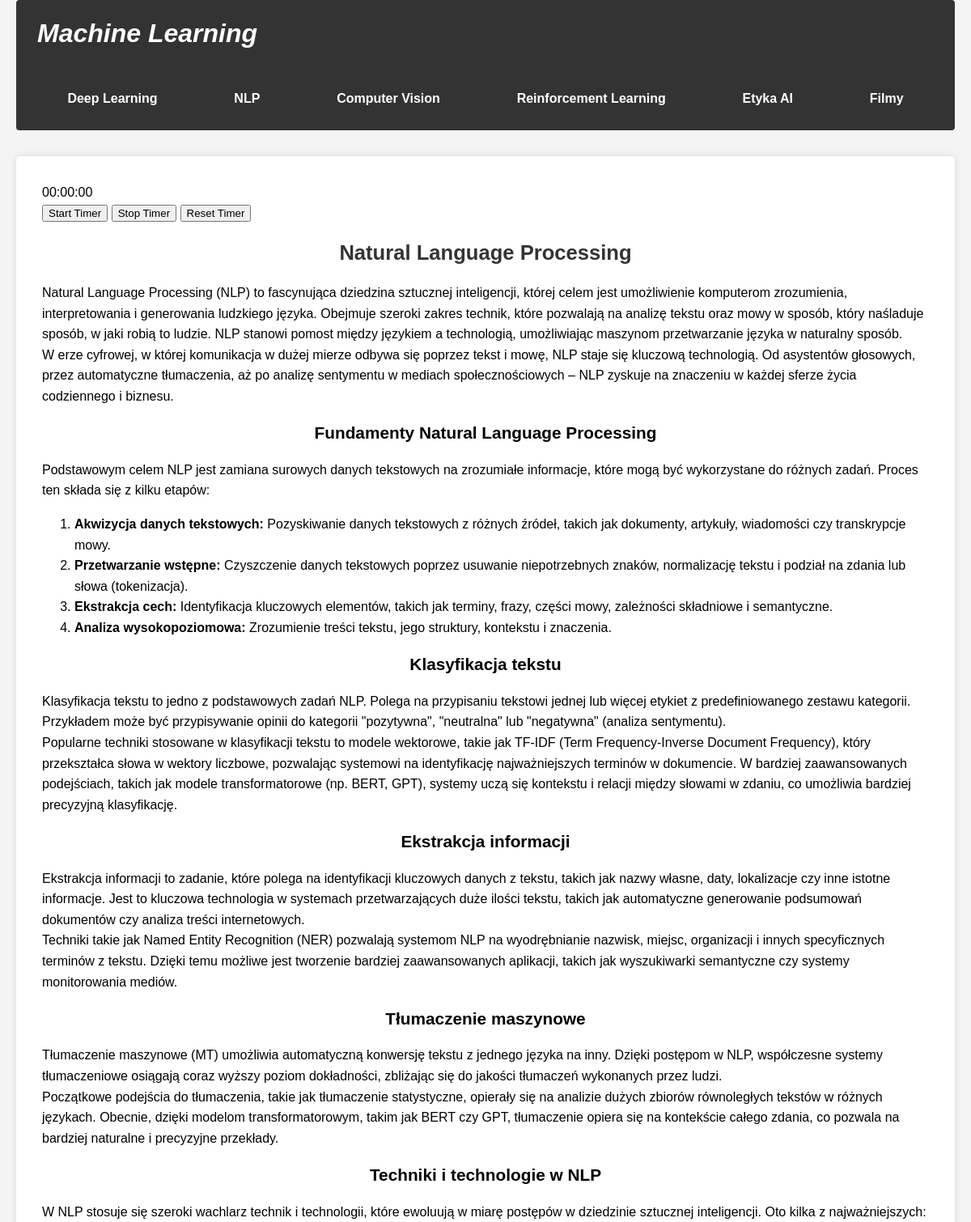
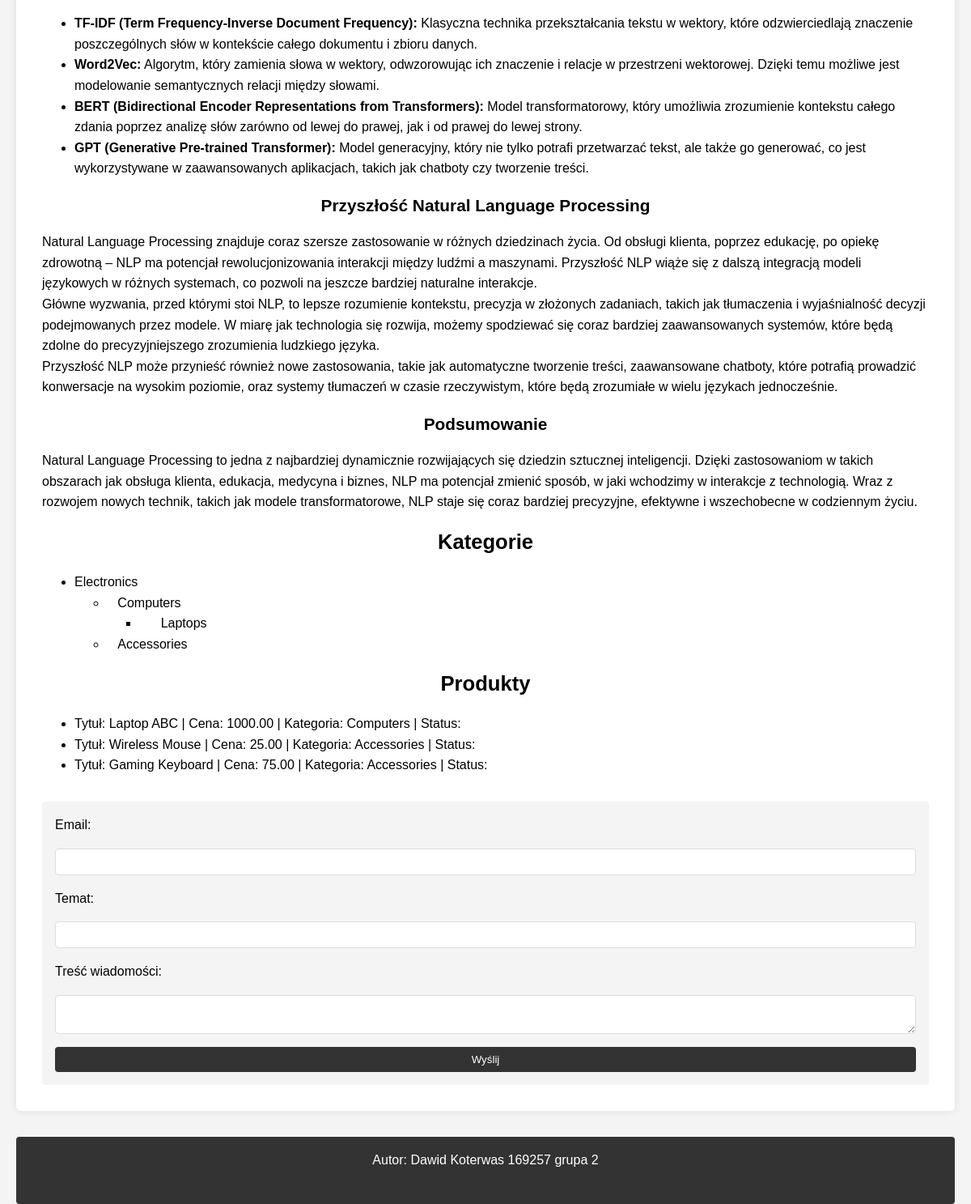
Screenshot of /lab11/index.php with the database file from the repository (2 pictures, top to bottom).
### tables this page shows
CREATE TABLE `page_list` (
  `id` int(11) NOT NULL,
  `page_title` varchar(255) NOT NULL,
  `page_content` text NOT NULL,
  `status` int(11) NOT NULL DEFAULT 1,
  `alias` varchar(40) NOT NULL
);

CREATE TABLE `kategorie` (
  `id` int(11) NOT NULL,
  `nazwa` varchar(255) NOT NULL,
  `matka` int(11) DEFAULT NULL
);

CREATE TABLE `produkty` (
  `id` int(11) NOT NULL,
  `tytul` varchar(255) NOT NULL,
  `cena_netto` decimal(10,2) NOT NULL,
  `podatek_vat` decimal(4,2) NOT NULL,
  `kategoria_id` int(11) DEFAULT NULL
);

### lab11/index.php (the view, shortened to what this page needs)
<?php
include_once 'cfg.php';
include_once 'mail.php';
$conn = new mysqli($dbhost, $dbuser, $dbpass, $dbname);
function showPage($conn, $alias)
{
    $stmt = $conn->prepare("SELECT * FROM page_list WHERE alias = ? OR (alias IS NULL AND id = ?) LIMIT 1");
    $stmt->bind_param("si", $alias, $alias);
    $stmt->execute();
    $result = $stmt->get_result();
    $row = $result->fetch_assoc();
    if (empty($row['alias'])) {
        return '[page_not_found]';
    } else {
        return $row['page_content'];
    }
}
function PokazKategorieFront($conn) {
     function generateCategoryTreeFront($conn, $parent = 0, $level = 0) {
        $wynik = "<ul>";
        $stmt = $conn->prepare("SELECT * FROM kategorie WHERE matka = ?");
        $stmt->bind_param("i", $parent);
        $stmt->execute();
        $result = $stmt->get_result();
        while ($row = $result->fetch_assoc()) {
             $wynik .= "<li>" . str_repeat("   ", $level) .
                htmlspecialchars($row['nazwa']);
             $wynik .= generateCategoryTreeFront($conn, $row['id'], $level + 1);
              $wynik .= "</li>";
        }
          $wynik .= "</ul>";
        return $wynik;
    }
    $wynik = "<h2>Kategorie</h2>";
    $wynik .= generateCategoryTreeFront($conn);
    return $wynik;
}
function PokazProduktyFront($conn) {
    $query = "SELECT p.*, k.nazwa as kategoria_nazwa FROM produkty p LEFT JOIN kategorie k ON p.kategoria_id = k.id LIMIT 100";
     $result = $conn->query($query);
    $wynik = "<h2>Produkty</h2><ul>";
      while ($row = $result->fetch_assoc()) {
        $wynik .= "<li>" .
            "Tytuł: " . htmlspecialchars($row['tytul'] ?? '') . " | " .
            "Cena: " . $row['cena_netto'] . " | " .
            "Kategoria: " . htmlspecialchars($row['kategoria_nazwa'] ?? '') . " | " .
            "Status: " . htmlspecialchars($row['status_dostepnosci'] ?? '') . "</li>";
        }
    $wynik .= "</ul>";
    return $wynik;
}
$page_alias = '';
if (isset($_GET['alias'])) {
    $page_alias = htmlspecialchars($_GET['alias']);
} else {
    $page_alias = 'glowna';
}
$page_content = showPage($conn, $page_alias);
?>
<!DOCTYPE html>
<html lang="pl">
<head>
    <link rel="stylesheet" href="./css/style.css">
</head>
<body class="container" onload="startClock()">
    <header class="main-header">
        <h1 class="site-title"><a href="index.php">Machine Learning</a></h1>
        <nav class="main-nav">
            <ul class="menu">
                <li><a href="index.php?alias=dl">Deep Learning</a></li>
                <li><a href="index.php?alias=nlp">NLP</a></li>
                <li><a href="index.php?alias=cv">Computer Vision</a></li>
                <li><a href="index.php?alias=rl">Reinforcement Learning</a></li>
                <li><a href="index.php?alias=etyka">Etyka AI</a></li>
                <li><a href="index.php?alias=filmy">Filmy</a></li>
            </ul>
        </nav>
    </header>
    <main class="content">
        <?php
        if ($page_content !== '[page_not_found]') {
            echo $page_content;
        } else {
            echo "<p>Strona nie istnieje</p>";
        }
        ?>
         <?php echo PokazKategorieFront($conn); ?>
         <?php echo PokazProduktyFront($conn); ?>
        <?php PokazKontakt() ?>
    </main>
    <footer class="main-footer">
        <?php
        $nrIndeksu = 169257;
        $nrGrupy = 2;
        echo "Autor: Dawid Koterwas " . $nrIndeksu . " grupa " . $nrGrupy . "<br/><br/>";
        ?>
    </footer>
</body>
</html>

### lab11/mail.php (shortened to what this page needs)
<?php
function PokazKontakt()
{
    echo <<<HTML
<form method="POST" action="" class="signup-form">
    <div class="form-fields">
        <label for="email" class="visually-hidden">Email:</label>
        <input type="email" name="email" id="email" required class="form-input">
        <label for="temat" class="visually-hidden">Temat:</label>
        <input type="text" name="temat" id="temat" required class="form-input">
        <label for="tresc" class="visually-hidden">Treść wiadomości:</label>
        <textarea name="tresc" id="tresc" required class="form-input"></textarea>
        <button type="submit" name="wyslij" class="submit-button">Wyślij</button>
    </div>
</form>
HTML;
}

### lab11/css/style.css (style rules this page uses)
html { box-sizing: border-box; font-size: 16px; font-family: Arial, Helvetica, sans-serif; }
*, *:before, *:after { box-sizing: inherit; }
body, h1, h2, h3, h4, h5, h6, p { margin: 0; padding: 0; font-weight: normal; }
body { line-height: 1.6; background-color: #f4f4f4; }
.container { max-width: 1200px; margin: 0 auto; padding: 0 20px; min-height: 100vh; display: flex; flex-direction: column; gap: 2rem; }
.main-header { background-color: #333; color: #fff; padding: 1rem 1rem 0; display: flex; flex-direction: column; gap: 1rem; border-radius: 4px; }
.site-title a { color: #fff; text-decoration: none; font-size: 2rem; font-style: italic; font-weight: 700; padding: 10px; }
.main-nav .menu { list-style-type: none; padding: 0; display: flex; font-weight: 700; }
.main-nav .menu li { display: inline; padding: 10px; flex-grow: 1; text-align: center; }
.main-nav .menu a { color: #fff; text-decoration: none; }
.content { flex-grow: 1; background-color: #fff; padding: 2rem; border-radius: 5px; box-shadow: 0 0 10px rgba(0, 0, 0, 0.1); }
.section-title { color: #333; }
.content h2, .content h3, .content h4 { text-align: center; margin: 1rem 0; font-weight: 700; }
.content h2 { font-size: 1.6rem; }
.content h3 { font-size: 1.3rem; }
.signup-form { margin-top: 2rem; background: #f4f4f4; padding: 1rem; display: flex; flex-direction: column; gap: 1rem; border-radius: 4px; }
.form-fields { display: grid; gap: 1rem; }
.form-input { width: 100%; padding: 0.5rem; border: 1px solid #ddd; border-radius: 4px; }
.submit-button { background-color: #333; color: #fff; padding: 0.5rem 1rem; border: none; border-radius: 4px; cursor: pointer; transition: background-color 0.3s ease; }
.main-footer { background-color: #333; color: #fff; text-align: center; padding: 1rem 0; border-radius: 4px; }

### rows the page displays
page_list: page_content "00:00:00 Start Timer Stop Timer Reset Timer Natural Language Processing Natural Language Processing (NLP) to fascynująca dziedzina sztucznej inteligencji, której celem jest umożliwienie komputerom zrozumienia, interpretowania i generowania ludzkiego języka. Obejmuje szeroki zakres technik, które pozwalają na analizę tekstu oraz mowy w sposób, który naśladuje sposób, w jaki robią to ludzie. NLP stanowi pomost między językiem a technologią, umożliwiając maszynom przetwarzanie języka w naturalny sposób. W erze cyfrowej, w której komunikacja w dużej mierze odbywa się poprzez tekst i mowę, NLP staje się kluczową technologią. Od asystentów głosowych, przez automatyczne tłumaczenia, aż po analizę…"
kategorie: nazwa "Electronics"
kategorie: nazwa "Computers"
kategorie: nazwa "Laptops"
kategorie: nazwa "Accessories"
produkty: tytul "Laptop ABC", cena_netto "1000.00", kategoria.nazwa "Computers"
produkty: tytul "Wireless Mouse", cena_netto "25.00", kategoria.nazwa "Accessories"
produkty: tytul "Gaming Keyboard", cena_netto "75.00", kategoria.nazwa "Accessories"

### other values shown
$nrIndeksu "169257"
$nrGrupy "2"
